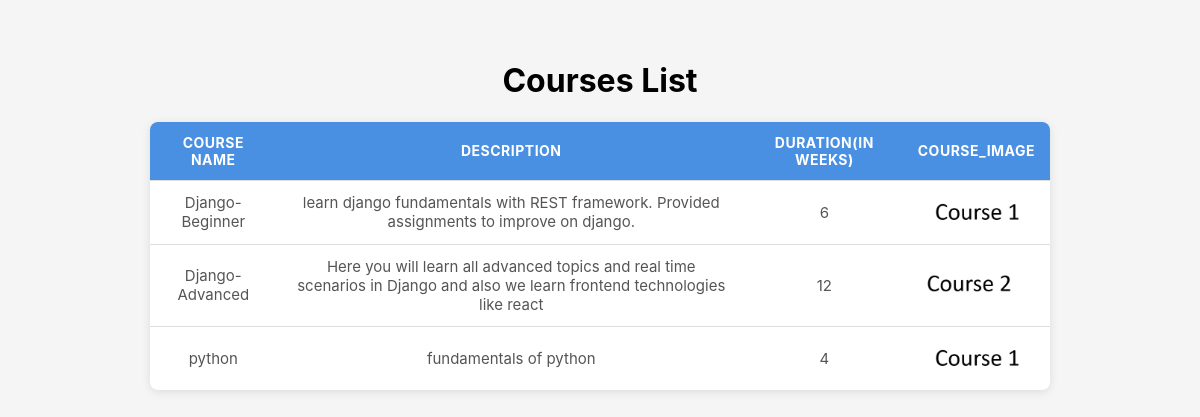
Screenshot of /academy/courses/ with the database file from the repository.
### academy/models.py (models this page shows, shortened)
class Course(models.Model):
    course_name = models.CharField(max_length=50)
    description = models.TextField(max_length=250)
    duration = models.PositiveIntegerField()
    course_image = models.ImageField(upload_to='images',default="course1.png",blank=True)
    created_at = models.DateField(auto_now_add=True)
    updated_at = models.DateField(auto_now=True)

### academy/views.py (the view)
# urls.py: path('courses/', views.course,name='course'),
def course(request):
    courses = Course.objects.all()
    context = {
        'courses' : courses,
    }
    return render(request, 'course.html',context)

### templates/course.html (shortened to what this page needs)
{% load static %}
<!DOCTYPE html>
<html lang="en">
<head>
    <link rel="stylesheet" href="{% static 'css/style.css' %}">
</head>
<body>
    <h1>Courses List</h1>
        <table>
        <thead>
            <tr>
                <th>Course Name</th>
                <th>Description</th>
                <th>Duration(in weeks)</th>
                <th>Course_Image</th>
            </tr>
        </thead>
        <tbody>
            {% for course in courses %}
            <tr>
                <td>{{course.course_name}}</td>
                <td>{{course.description}}</td>
                <td>{{course.duration}}</td>
                <td><img src="{{ course.course_image.url }}" alt="{{ course.first_name }}" width="100px"></td>
            </tr>
        {% endfor %}
        </tbody>
    </table>
</body>
</html>

### training_portal/static/css/style.css (style rules this page uses)
body { font-family: "Inter", sans-serif; background: #f5f5f5; margin: 0; padding: 40px; text-align: center; }
table { margin: auto; border-collapse: collapse; width: 90%; max-width: 900px; background: white; border-radius: 8px; overflow: hidden; box-shadow: 0 2px 10px rgba(0, 0, 0, 0.1); }
thead { background: #4a90e2; color: white; }
th, td { padding: 12px 15px; border-bottom: 1px solid #ddd; }
th { text-transform: uppercase; font-size: 14px; letter-spacing: 0.5px; }
td { color: #555; font-size: 15px; }
tbody tr:last-child td { border-bottom: none; }

### rows the page displays
Course: course_name "Django-Beginner", description "learn django fundamentals with REST framework. Provided assignments to improve on django.", duration "6", course_image (picture)
Course: course_name "Django-Advanced", description "Here you will learn all advanced topics and real time scenarios in Django and also we learn frontend technologies like react", duration "12", course_image (picture)
Course: course_name "python", description "fundamentals of python", duration "4", course_image (picture)
